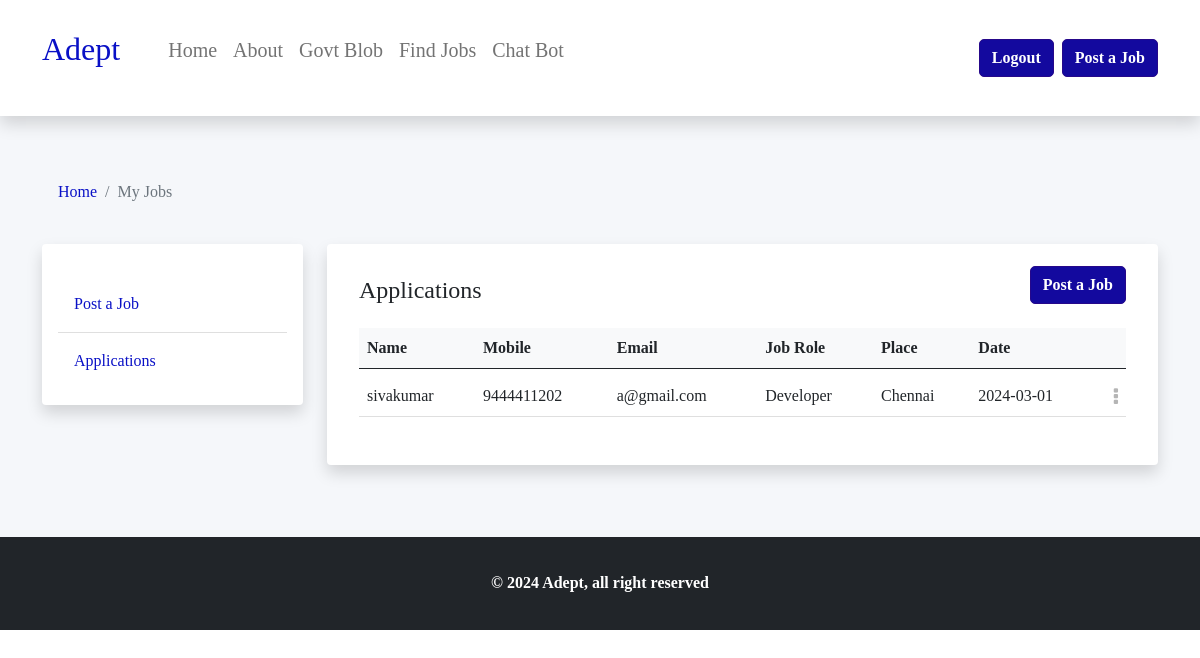
The page /applications (signed in) on the database its author committed.
### tables this page shows
CREATE TABLE apply(firstname text,lastname text,email text,"mobile" text,"city" text,"jobrole" text,pincode text,date text);

### app.py (the view)
@app.route('/applications')
def applications():
    sqlconnection = sqlite3.connect('adept.db')
    cur = sqlconnection.cursor()
    cur.execute("""select * from apply""")
    sqlconnection.commit()
    applys=cur.fetchall()
    return render_template("application.html",application=applys)

### templates/application.html (shortened to what this page needs)
<!DOCTYPE html>
<html class="no-js" lang="en_AU">
<head>
    <link href="https://cdn.jsdelivr.net/npm/bootstrap@5.0.2/dist/css/bootstrap.min.css" rel="stylesheet">
    <link rel="stylesheet" href="{{url_for('static' ,filename='style.css')}}">
	<link rel="stylesheet" href="https://cdnjs.cloudflare.com/ajax/libs/font-awesome/4.7.0/css/font-awesome.css" />
    <link rel="stylesheet" type="text/css" href="src/style.css" />
</head>
<body data-instant-intensity="mousedown">
<header>
	<nav class="navbar navbar-expand-lg navbar-light bg-white shadow py-3">
		<div class="container">
			<a class="navbar-brand" href="/"><p class="fs-2" style="color:rgba(9, 16, 198);">Adept</p></a>
			<div class="collapse navbar-collapse" id="navbarSupportedContent">
				<ul class="navbar-nav ms-0 ms-sm-0 me-auto mb-2 mb-lg-0 ms-lg-4">
					<li class="nav-item">
						<a class="nav-link" aria-current="page" href="/"><p class="fs-5">Home</p></a>
					</li>
                    <li class="nav-item">
						<a class="nav-link" aria-current="page" href="/about"><p class="fs-5">About</p></a>
					</li>
                    <li class="nav-item">
                        <a class="nav-link" aria-current="page" href="/govtblob"><p class="fs-5">Govt Blob</p></a>
                    </li>
					<li class="nav-item">
						<a class="nav-link" aria-current="page" href="/Findjobs"><p class="fs-5">Find Jobs</p></a>
					</li>
                    <li class="nav-item">
						<a class="nav-link" aria-current="page" href="/chatbot"><p class="fs-5">Chat Bot</p></a>
					</li>
				</ul>
				{% if 'email' in session %}
                <a class="btn btn-success me-2" href="/logout" type="submit">Logout</a>
            {% else %}
            <a class="btn btn-success me-2" href="/login" type="submit">Login</a>
            {% endif %}
				<a class="btn btn-success" href="/postjobs" type="submit">Post a Job</a>
			</div>
		</div>
	</nav>
</header>
<section class="section-5 bg-2">
    <div class="container py-5">
        <div class="row">
            <div class="col">
                <nav aria-label="breadcrumb" class=" rounded-3 p-3 mb-4">
                    <ol class="breadcrumb mb-0">
                        <li class="breadcrumb-item"><a href="/" style="color:rgb(9, 16, 198);">Home</a></li>
                        <li class="breadcrumb-item active">My Jobs</li>
                    </ol>
                </nav>
            </div>
        </div>
        <div class="row">
            <div class="col-lg-3">
                <div class="card border-0 shadow mb-4 p-3">
                    <div class="s-body text-center mt-3">
                        <ul class="list-group list-group-flush ">
                            <li class="list-group-item d-flex justify-content-between align-items-center p-3">
                                 <a href="/postjobs" style="color:rgb(9, 16, 198);">Post a Job</a>
                             </li>
                             <li class="list-group-item d-flex justify-content-between align-items-center p-3">
                                 <a href="/applications" style="color:rgb(9, 16, 198);">Applications</a>
                             </li>
                         </ul>
                    </div>
                </div>
            </div>
            <div class="col-lg-9">
                <div class="card border-0 shadow mb-4 p-3">
                    <div class="card-body card-form">
                        <div class="d-flex justify-content-between">
                            <div>
                                <h3 class="fs-4 mb-1">Applications</h3>
                            </div>
                            <div style="margin-top: -10px;">
                                <a href="/postjobs" class="btn btn-success">Post a Job</a>
                            </div>
                        </div>
                        <div class="table-responsive">
                            <table class="table ">
                                <thead class="bg-light">
                                    <tr>
                                        <th scope="col">Name</th>
                                        <th scope="col">Mobile</th>
                                        <th scope="col">Email</th>
                                        <th scope="col">Job Role</th>
                                        <th scope="col">Place</th>
                                        <th scope="col">Date</th>
                                        <th scope="col"></th>
                                    </tr>
                                </thead>
                                {%for j in application%}
                                <tbody class="border-0">
                                    <tr class="active">
                                        <td>
                                            <div class="job-name fw-500">{{j[0]}}</div>
                                        </td>
                                        <td>
                                            <div class="job-name fw-500">{{j[3]}}</div></td>
                                        <td><div class="job-name fw-500">{{j[2]}}</div></td>
                                        <td>
                                            <div class="job-status text-capitalize">{{j[5]}}</div>
                                        </td>
                                        <td>
                                            <div class="job-status text-capitalize">{{j[4]}}</div>
                                        </td>
                                        <td>
                                            <div class="job-status text-capitalize">{{j[7]}}</div>
                                        </td>
                                        <td>
                                            <div class="action-dots float-end">
                                                <a href="#" class="" data-bs-toggle="dropdown" aria-expanded="false">
                                                    <i class="fa fa-ellipsis-v" aria-hidden="true"></i>
                                                </a>
                                            </div>
                                        </td>
                                    </tr>
                                </tbody>
                                {% endfor %}
                            </table>
                        </div>
                    </div>
                </div>
            </div>
        </div>
    </div>
</section>
<footer class="bg-dark py-3 bg-2">
<div class="container">
    <p class="text-center text-white pt-3 fw-bold fs-6">© 2024 Adept, all right reserved</p>
</div>
</footer>
</body>
</html>

### rows shown on the page
apply: firstname "sivakumar", mobile "9444411202", email "a@gmail.com", jobrole "Developer", city "Chennai", date "2024-03-01"
